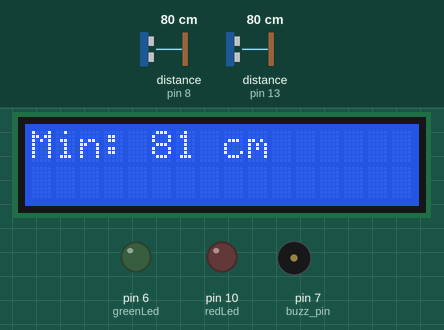
A sketch run on a simulated Arduino Uno, built with avr-gcc and run on an emulated ATmega328P. Shown: 16×2 character LCD, output pins drawn as LEDs (lit = HIGH), buzzer (waves = sounding). Dashed ring = blinking. The test bench sets the inputs (shaded band); at power-on: distance to the obstacle (sensors on pin 8, pin 13) 80 cm. The echo pulse lasts 58.3 µs per cm.

Above: at 1.2 s.
1.3 s: distance to the obstacle (sensor on pin 8) set to 52 cm
At 2.6 s:
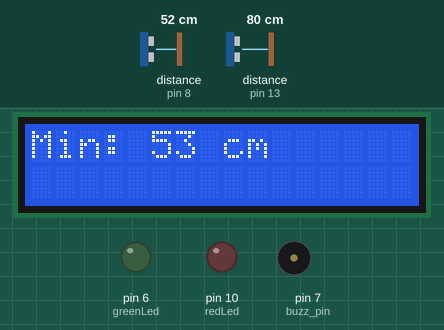
3.1 s: distance to the obstacle (sensor on pin 8) set to 44 cm
At 3.87 s:
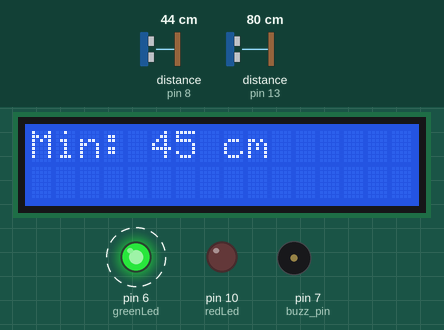
5.7 s: distance to the obstacle (sensor on pin 13) set to 22 cm
At 6.32 s:
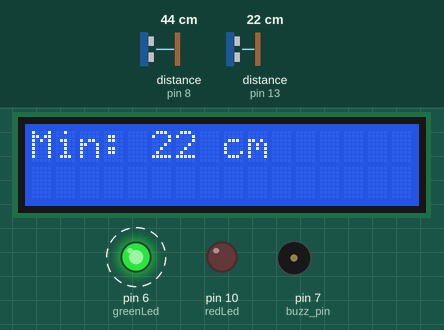
7.4 s: distance to the obstacle (sensor on pin 13) set to 17 cm
At 8.1 s:
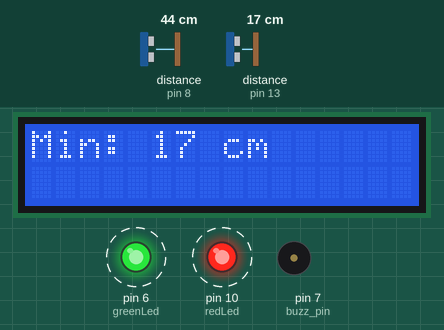
9.9 s: distance to the obstacle (sensor on pin 13) set to 60 cm
At 10.38 s:
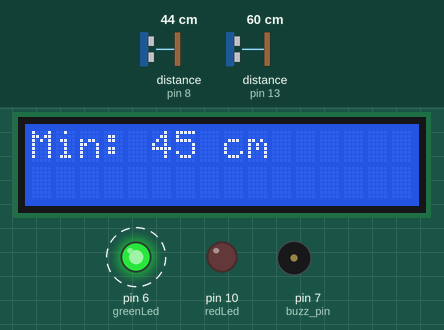
12.0 s: distance to the obstacle (sensor on pin 8) set to 60 cm
At 12.22 s:
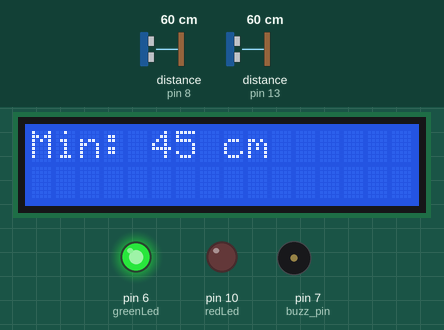
Timing chart, 0 to 14.9 s (numbered marks = the images above; inputs shaded):
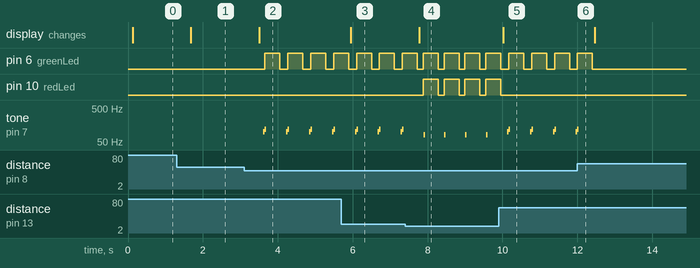

Measured:
- the behaviour switches between 49 and 48 cm on distance to the obstacle (sensor on pin 8) (found by bisection; images 1 and 2)
- the behaviour switches between 20 and 19 cm on distance to the obstacle (sensor on pin 13) (found by bisection; images 3 and 4)
- after the input at 1.3 s, the display: changes after 0.37 s (image 1)
- after the input at 3.1 s, pin 6 (greenLed): alternates HIGH for 0.40 s and LOW for 0.21 s, starting after 0.56 s; tone on pin 7 (buzz_pin): silent → 100 Hz after 0.52 s, then repeats every 0.61 s: 117 Hz 0.04 s, silent 0.53 s, 100 Hz 0.04 s; the display: changes after 0.41 s (image 2)
- after the input at 5.7 s, the display: changes after 0.25 s (image 3)
- after the input at 7.4 s, pin 10 (redLed): alternates HIGH for 0.40 s and LOW for 0.16 s, starting after 0.48 s; the display: changes after 0.38 s (image 4)
- after the input at 9.9 s, pin 10 (redLed): goes on until 10.0 s, then stays LOW; the display: changes after 0.12 s (image 5)
- after the input at 12.0 s, pin 6 (greenLed): goes on until 12.4 s, then stays LOW; tone on pin 7 (buzz_pin): goes on until 12.0 s, then stays silent

The sketch:

ultrasonic_v01.1.ino
```cpp
#include <NewPing.h> //Load UltraSonic Libra ry
#include <LiquidCrystal.h> //Load Liquid Crystal Library


LiquidCrystal lcd(12, 11, 5, 4, 3, 2);

#define TRIGGER_PIN_LEFT  9
#define ECHO_PIN_LEFT     8

#define TRIGGER_PIN_RIGHT  1
#define ECHO_PIN_RIGHT     13
#define MAX_DISTANCE 400

NewPing sonar_left(TRIGGER_PIN_LEFT, ECHO_PIN_LEFT, MAX_DISTANCE);
NewPing sonar_right(TRIGGER_PIN_RIGHT, ECHO_PIN_RIGHT, MAX_DISTANCE);

int greenLed = 6;
int redLed = 10;
int buzz_pin = 7;

void setup() {
 //Serial.begin(115200);
  lcd.begin(16, 2);
  lcd.print("testing...");

  // initialize digital pin LEDs as an output.
  pinMode(redLed, OUTPUT);
  pinMode(greenLed,OUTPUT);
  pinMode(buzz_pin,OUTPUT);

}
void beep(int duration)
{
 int t=0;
 for (t=0;t<duration/10;t++)
 {
  digitalWrite(buzz_pin, HIGH);   // turn the LED off (LOW is the voltage level)
  delay(10);
  digitalWrite(buzz_pin, LOW);   // turn the LED off (LOW is the voltage level)

 }
}

void loop() {

  long cm;
  delay(50);
  //Serial.print("Ping: ");

  int dist_left = sonar_left.ping_cm();
  int dist_right = sonar_right.ping_cm();

  int dist_min = min(dist_left, dist_right);


  //Serial.print(dist_left);
  //Serial.println(" left cm");
  //Serial.print(dist_right);
  //Serial.println(" right cm");

  lcd.clear();
  lcd.setCursor(0, 0);
  lcd.print("Min: ");
  lcd.print(dist_min);
  lcd.print(" cm");
  delay(50);

  if (dist_min <20 )

  {
    beep(50);
    digitalWrite(redLed, HIGH);   // turn the LED on (HIGH is the voltage level)
    digitalWrite(greenLed, HIGH);   // turn the LED on (HIGH is the voltage level)
  }
  else if (dist_min <50)
  {
    beep(100);
    digitalWrite(greenLed, HIGH);   // turn the LED on (HIGH is the voltage level)
  }
    else if (dist_min <80)
  {
   // digitalWrite(yellowLed, HIGH);   // turn the LED on (HIGH is the voltage level)
    delay(100);
  }

  delay(400);
  digitalWrite(greenLed, LOW);   // turn the LED off (LOW is the voltage level)
  digitalWrite(redLed, LOW);   // turn the LED off (LOW is the voltage level)

}
```
